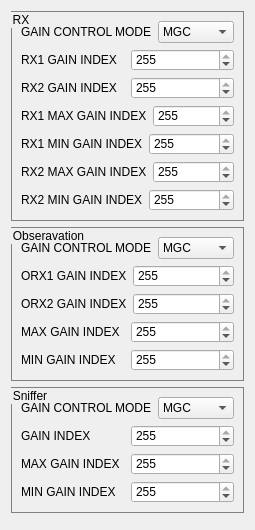
         <widget class="QWidget" name="tab_9">
          <attribute name="title">
           <string>GAIN Setup</string>
          </attribute>
          <layout class="QVBoxLayout" name="verticalLayout_43">
           <item>
            <widget class="QGroupBox" name="groupBox_18">
             <property name="maximumSize">
              <size>
               <width>16777215</width>
               <height>270</height>
              </size>
             </property>
             <property name="styleSheet">
              <string notr="true">QGroupBox{
border:1px solid gray;
}</string>
             </property>
             <property name="title">
              <string>RX</string>
             </property>
             <layout class="QVBoxLayout" name="verticalLayout_21">
              <item>
               <layout class="QHBoxLayout" name="horizontalLayout_83">
                <item>
                 <widget class="QLabel" name="label_77">
                  <property name="text">
                   <string>GAIN CONTROL MODE</string>
                  </property>
                 </widget>
                </item>
                <item>
                 <widget class="QComboBox" name="gain_setup_cmb_rx_gain_control_mode">
                  <item>
                   <property name="text">
                    <string>MGC</string>
                   </property>
                  </item>
                  <item>
                   <property name="text">
                    <string>AGC</string>
                   </property>
                  </item>
                  <item>
                   <property name="text">
                    <string>HYBRID</string>
                   </property>
                  </item>
                 </widget>
                </item>
               </layout>
              </item>
              <item>
               <layout class="QHBoxLayout" name="horizontalLayout_84">
                <item>
                 <widget class="QLabel" name="label_78">
                  <property name="text">
                   <string>RX1 GAIN INDEX</string>
                  </property>
                 </widget>
                </item>
                <item>
                 <widget class="QSpinBox" name="gain_setup_txt_rx1_gain_index">
                  <property name="maximum">
                   <number>255</number>
                  </property>
                  <property name="value">
                   <number>255</number>
                  </property>
                 </widget>
                </item>
               </layout>
              </item>
              <item>
               <layout class="QHBoxLayout" name="horizontalLayout_85">
                <item>
                 <widget class="QLabel" name="label_79">
                  <property name="text">
                   <string>RX2 GAIN INDEX</string>
                  </property>
                 </widget>
                </item>
                <item>
                 <widget class="QSpinBox" name="gain_setup_txt_rx2_gain_index">
                  <property name="maximum">
                   <number>255</number>
                  </property>
                  <property name="value">
                   <number>255</number>
                  </property>
                 </widget>
                </item>
               </layout>
              </item>
              <item>
               <layout class="QHBoxLayout" name="horizontalLayout_86">
                <item>
                 <widget class="QLabel" name="label_80">
                  <property name="text">
                   <string>RX1 MAX GAIN INDEX</string>
                  </property>
                 </widget>
                </item>
                <item>
                 <widget class="QSpinBox" name="gain_setup_txt_rx1_max_gain_index">
                  <property name="maximum">
                   <number>255</number>
                  </property>
                  <property name="value">
                   <number>255</number>
                  </property>
                 </widget>
                </item>
               </layout>
              </item>
              <item>
               <layout class="QHBoxLayout" name="horizontalLayout_87">
                <item>
                 <widget class="QLabel" name="label_81">
                  <property name="text">
                   <string>RX1 MIN GAIN INDEX</string>
                  </property>
                 </widget>
                </item>
                <item>
                 <widget class="QSpinBox" name="gain_setup_txt_rx1_min_gain_index">
                  <property name="maximum">
                   <number>255</number>
                  </property>
                  <property name="value">
                   <number>255</number>
                  </property>
                 </widget>
                </item>
               </layout>
              </item>
              <item>
               <layout class="QHBoxLayout" name="horizontalLayout_88">
                <item>
                 <widget class="QLabel" name="label_82">
                  <property name="text">
                   <string>RX2 MAX GAIN INDEX</string>
                  </property>
                 </widget>
                </item>
                <item>
                 <widget class="QSpinBox" name="gain_setup_txt_rx2_max_gain_index">
                  <property name="maximum">
                   <number>255</number>
                  </property>
                  <property name="value">
                   <number>255</number>
                  </property>
                 </widget>
                </item>
               </layout>
              </item>
              <item>
               <layout class="QHBoxLayout" name="horizontalLayout_89">
                <item>
                 <widget class="QLabel" name="label_83">
                  <property name="text">
                   <string>RX2 MIN GAIN INDEX</string>
                  </property>
                 </widget>
                </item>
                <item>
                 <widget class="QSpinBox" name="gain_setup_txt_rx2_min_gain_index">
                  <property name="maximum">
                   <number>255</number>
                  </property>
                  <property name="value">
                   <number>255</number>
                  </property>
                 </widget>
                </item>
               </layout>
              </item>
             </layout>
            </widget>
           </item>
           <item>
            <widget class="QGroupBox" name="groupBox_19">
             <property name="maximumSize">
              <size>
               <width>16777215</width>
               <height>270</height>
              </size>
             </property>
             <property name="styleSheet">
              <string notr="true">QGroupBox{
border:1px solid gray;
}</string>
             </property>
             <property name="title">
              <string>Obseravation</string>
             </property>
             <layout class="QVBoxLayout" name="verticalLayout_22">
              <item>
               <layout class="QHBoxLayout" name="horizontalLayout_94">
                <item>
                 <widget class="QLabel" name="label_84">
                  <property name="text">
                   <string>GAIN CONTROL MODE</string>
                  </property>
                 </widget>
                </item>
                <item>
                 <widget class="QComboBox" name="gain_setup_cmb_observation_gain_control_mode">
                  <item>
                   <property name="text">
                    <string>MGC</string>
                   </property>
                  </item>
                  <item>
                   <property name="text">
                    <string>AGC</string>
                   </property>
                  </item>
                  <item>
                   <property name="text">
                    <string>HYBRID</string>
                   </property>
                  </item>
                 </widget>
                </item>
               </layout>
              </item>
              <item>
               <layout class="QHBoxLayout" name="horizontalLayout_93">
                <item>
                 <widget class="QLabel" name="label_85">
                  <property name="text">
                   <string>ORX1 GAIN INDEX</string>
                  </property>
                 </widget>
                </item>
                <item>
                 <widget class="QSpinBox" name="gain_setup_txt_observation_orx1_gain_index">
                  <property name="maximum">
                   <number>255</number>
                  </property>
                  <property name="value">
                   <number>255</number>
                  </property>
                 </widget>
                </item>
               </layout>
              </item>
              <item>
               <layout class="QHBoxLayout" name="horizontalLayout_92">
                <item>
                 <widget class="QLabel" name="label_86">
                  <property name="text">
                   <string>ORX2 GAIN INDEX</string>
                  </property>
                 </widget>
                </item>
                <item>
                 <widget class="QSpinBox" name="gain_setup_txt_observation_orx2_gain_indx">
                  <property name="maximum">
                   <number>255</number>
                  </property>
                  <property name="value">
                   <number>255</number>
                  </property>
                 </widget>
                </item>
               </layout>
              </item>
              <item>
               <layout class="QHBoxLayout" name="horizontalLayout_91">
                <item>
                 <widget class="QLabel" name="label_87">
                  <property name="text">
                   <string>MAX GAIN INDEX</string>
                  </property>
                 </widget>
                </item>
                <item>
                 <widget class="QSpinBox" name="gain_setup_txt_observation_max_gain_index">
                  <property name="maximum">
                   <number>255</number>
                  </property>
                  <property name="value">
                   <number>255</number>
                  </property>
                 </widget>
                </item>
               </layout>
              </item>
              <item>
               <layout class="QHBoxLayout" name="horizontalLayout_90">
                <item>
                 <widget class="QLabel" name="label_88">
                  <property name="text">
                   <string>MIN GAIN INDEX</string>
                  </property>
                 </widget>
                </item>
                <item>
                 <widget class="QSpinBox" name="gain_setup_txt_observation_min_gain_index">
                  <property name="maximum">
                   <number>255</number>
                  </property>
                  <property name="value">
                   <number>255</number>
                  </property>
                 </widget>
                </item>
               </layout>
              </item>
             </layout>
            </widget>
           </item>
           <item>
            <widget class="QGroupBox" name="groupBox_20">
             <property name="maximumSize">
              <size>
               <width>16777215</width>
               <height>250</height>
              </size>
             </property>
             <property name="styleSheet">
              <string notr="true">QGroupBox{
border:1px solid gray;
}</string>
             </property>
             <property name="title">
              <string>Sniffer</string>
             </property>
             <layout class="QVBoxLayout" name="verticalLayout_23">
              <item>
               <layout class="QHBoxLayout" name="horizontalLayout_95">
                <item>
                 <widget class="QLabel" name="label_89">
                  <property name="text">
                   <string>GAIN CONTROL MODE</string>
                  </property>
                 </widget>
                </item>
                <item>
                 <widget class="QComboBox" name="gain_setup_cmb_sniffer_gain_control_mode">
                  <item>
                   <property name="text">
                    <string>MGC</string>
                   </property>
                  </item>
                  <item>
                   <property name="text">
                    <string>AGC</string>
                   </property>
                  </item>
                  <item>
                   <property name="text">
                    <string>HYBRID</string>
                   </property>
                  </item>
                 </widget>
                </item>
               </layout>
              </item>
              <item>
               <layout class="QHBoxLayout" name="horizontalLayout_96">
                <item>
                 <widget class="QLabel" name="label_90">
                  <property name="text">
                   <string>GAIN INDEX</string>
                  </property>
                 </widget>
                </item>
                <item>
                 <widget class="QSpinBox" name="gain_setup_txt_sniffer_gain_index">
                  <property name="maximum">
                   <number>255</number>
                  </property>
                  <property name="value">
                   <number>255</number>
                  </property>
                 </widget>
                </item>
               </layout>
              </item>
              <item>
               <layout class="QHBoxLayout" name="horizontalLayout_97">
                <item>
                 <widget class="QLabel" name="label_91">
                  <property name="text">
                   <string>MAX GAIN INDEX</string>
                  </property>
                 </widget>
                </item>
                <item>
                 <widget class="QSpinBox" name="gain_setup_txt_sniffer_max_gain_index">
                  <property name="maximum">
                   <number>255</number>
                  </property>
                  <property name="value">
                   <number>255</number>
                  </property>
                 </widget>
                </item>
               </layout>
              </item>
              <item>
               <layout class="QHBoxLayout" name="horizontalLayout_98">
                <item>
                 <widget class="QLabel" name="label_92">
                  <property name="text">
                   <string>MIN GAIN INDEX</string>
                  </property>
                 </widget>
                </item>
                <item>
                 <widget class="QSpinBox" name="gain_setup_txt_sniffer_min_gain_index">
                  <property name="maximum">
                   <number>255</number>
                  </property>
                  <property name="value">
                   <number>255</number>
                  </property>
                 </widget>
                </item>
               </layout>
              </item>
             </layout>
            </widget>
           </item>
           <item>
            <widget class="QWidget" name="widget_5" native="true"/>
           </item>
          </layout>
         </widget>
